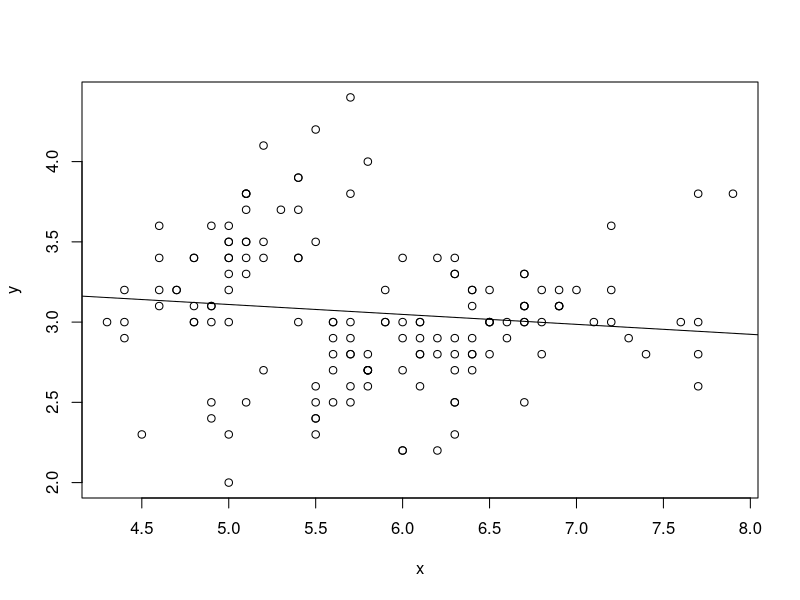

Generate this figure with R:
x = iris[,1]
y = iris[,2]
relation = lm(y ~ x)
a = data.frame(x=as.integer(readline(prompt="Enter the new Sepal Length:")))
result = predict(relation,a)
cat("The Sepal Width is",result)
plot(x,y,abline(relation))